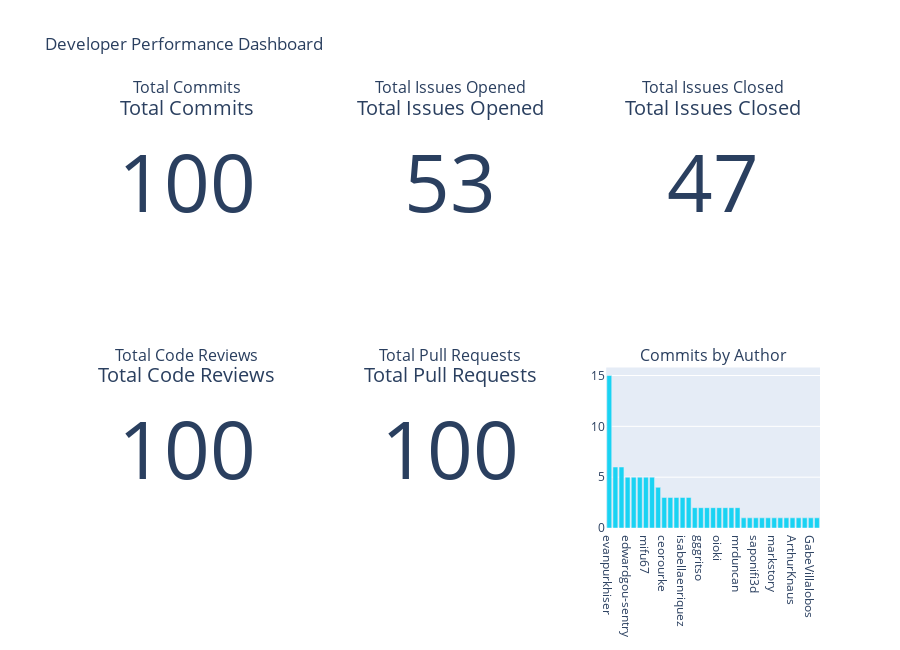
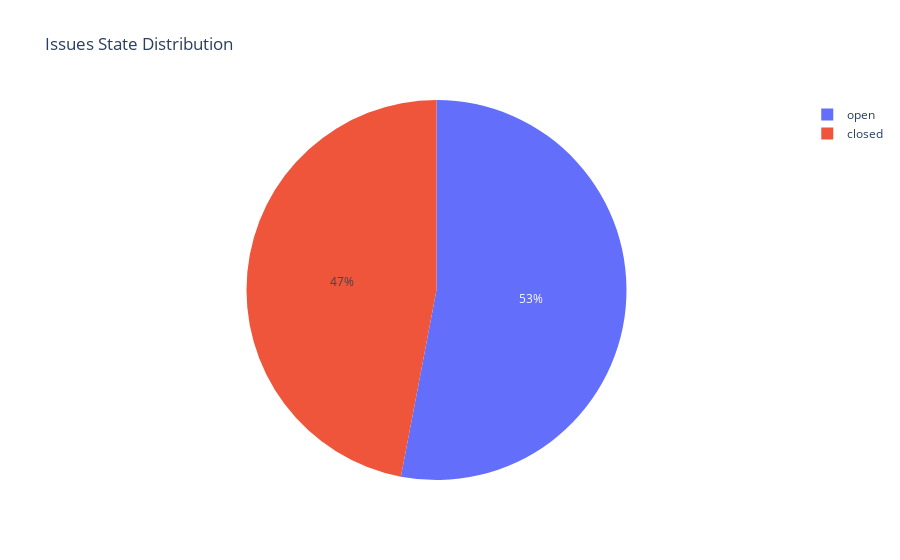
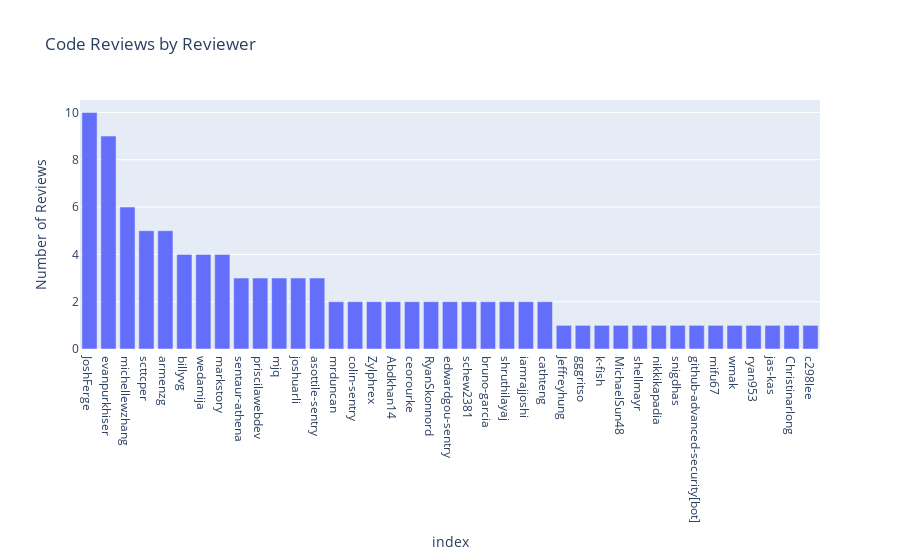
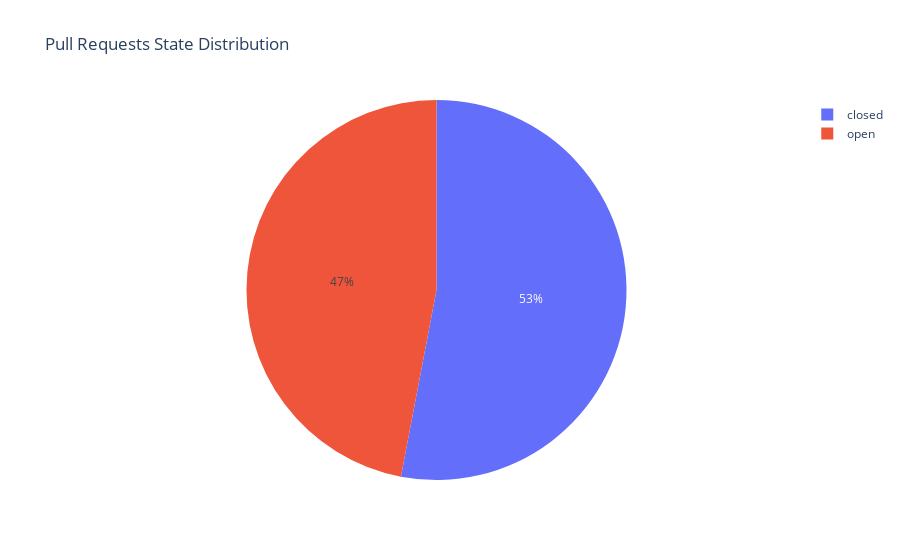

The cell these charts' notebook holds for them, in order:
### Code cell
import pandas as pd
import plotly.express as px
import plotly.graph_objects as go
from plotly.subplots import make_subplots

# Load data from CSV files
commits_df = pd.read_csv('commits.csv')
issues_df = pd.read_csv('issues.csv')
code_review_df = pd.read_csv('code_reviews.csv')
pull_request_df = pd.read_csv('pull_requests.csv')

# Calculate metrics
total_commits = commits_df.shape[0]
total_issues_opened = issues_df[issues_df['state'] == 'open'].shape[0]
total_issues_closed = issues_df[issues_df['state'] == 'closed'].shape[0]
total_code_reviews = code_review_df.shape[0]
total_pull_requests = pull_request_df.shape[0]

# Create subplot figure with 2 rows and 3 columns
fig = make_subplots(
    rows=2, cols=3,
    subplot_titles=("Total Commits", "Total Issues Opened", "Total Issues Closed",
                    "Total Code Reviews", "Total Pull Requests", "Commits by Author"),
    specs=[[{"type": "indicator"}, {"type": "indicator"}, {"type": "indicator"}],
           [{"type": "indicator"}, {"type": "indicator"}, {"type": "bar"}]]
)

# Add metrics to the figure
fig.add_trace(go.Indicator(mode="number", value=total_commits, title={"text": "Total Commits"}),
              row=1, col=1)
fig.add_trace(go.Indicator(mode="number", value=total_issues_opened, title={"text": "Total Issues Opened"}),
              row=1, col=2)
fig.add_trace(go.Indicator(mode="number", value=total_issues_closed, title={"text": "Total Issues Closed"}),
              row=1, col=3)
fig.add_trace(go.Indicator(mode="number", value=total_code_reviews, title={"text": "Total Code Reviews"}),
              row=2, col=1)
fig.add_trace(go.Indicator(mode="number", value=total_pull_requests, title={"text": "Total Pull Requests"}),
              row=2, col=2)

# Add bar chart for Commits by Author
commits_by_author = commits_df['author'].value_counts()
fig.add_trace(go.Bar(x=commits_by_author.index, y=commits_by_author.values, name='Commits by Author'),
              row=2, col=3)

# Update layout
fig.update_layout(height=650, width=900, title_text="Developer Performance Dashboard", showlegend=False)

# Show plot
fig.show()

# Additional charts
# Issues State Distribution (Pie Chart)
issues_state_counts = issues_df['state'].value_counts()
fig_issues_state = px.pie(issues_state_counts, values=issues_state_counts.values, names=issues_state_counts.index,
                         title='Issues State Distribution')
fig_issues_state.show()

# Code Reviews by Reviewer (Bar Chart)
reviews_by_reviewer = code_review_df['reviewer'].value_counts()
fig_reviews_by_reviewer = px.bar(reviews_by_reviewer, x=reviews_by_reviewer.index, y=reviews_by_reviewer.values,
                                 labels={'x': 'Reviewer', 'y': 'Number of Reviews'},
                                 title='Code Reviews by Reviewer')
fig_reviews_by_reviewer.show()

# Pull Requests State Distribution (Pie Chart)
pr_state_counts = pull_request_df['state'].value_counts()
fig_pr_state = px.pie(pr_state_counts, values=pr_state_counts.values, names=pr_state_counts.index,
                     title='Pull Requests State Distribution')
fig_pr_state.show()

### Figure 1 — Plotly figure (JSON) as saved in the notebook; plotly's stock layout.template omitted (floating-point values rounded to 4 significant figures)
{"data": [{"domain": {"x": [0, 0.2889], "y": [0.625, 1]}, "mode": "number", "title": {"text": "Total Commits"}, "type": "indicator", "value": 100}, {"domain": {"x": [0.3556, 0.6444], "y": [0.625, 1]}, "mode": "number", "title": {"text": "Total Issues Opened"}, "type": "indicator", "value": 53}, {"domain": {"x": [0.7111, 1], "y": [0.625, 1]}, "mode": "number", "title": {"text": "Total Issues Closed"}, "type": "indicator", "value": 47}, {"domain": {"x": [0, 0.2889], "y": [0, 0.375]}, "mode": "number", "title": {"text": "Total Code Reviews"}, "type": "indicator", "value": 100}, {"domain": {"x": [0.3556, 0.6444], "y": [0, 0.375]}, "mode": "number", "title": {"text": "Total Pull Requests"}, "type": "indicator", "value": 100}, {"name": "Commits by Author", "type": "bar", "x": ["evanpurkhiser", "MichaelSun48", "scttcper", "edwardgou-sentry", "asottile-sentry", "malwilley", "mifu67", "michellewzhang", "Zylphrex", "ceorourke", "0Calories", "cathteng", "isabellaenriquez", "jangjodi", "c298lee", "gggritso", "davidenwang", "shruthilayaj", "oioki", "wmak", "nhsiehgit", "mrduncan", "harshithadurai", "cmanallen", "saponifi3d", "Abdkhan14", "Christinarlong", "markstory", "elijames-codecov", "priscilawebdev", "ArthurKnaus", "loewenheim", "armenzg", "GabeVillalobos", "nikkikapadia"], "xaxis": "x", "y": [15, 6, 6, 5, 5, 5, 5, 5, 4, 3, 3, 3, 3, 3, 2, 2, 2, 2, 2, 2, 2, 2, 1, 1, 1, 1, 1, 1, 1, 1, 1, 1, 1, 1, 1], "yaxis": "y"}], "layout": {"annotations": [{"font": {"size": 16}, "showarrow": false, "text": "Total Commits", "x": 0.1444, "xanchor": "center", "xref": "paper", "y": 1, "yanchor": "bottom", "yref": "paper"}, {"font": {"size": 16}, "showarrow": false, "text": "Total Issues Opened", "x": 0.5, "xanchor": "center", "xref": "paper", "y": 1, "yanchor": "bottom", "yref": "paper"}, {"font": {"size": 16}, "showarrow": false, "text": "Total Issues Closed", "x": 0.8556, "xanchor": "center", "xref": "paper", "y": 1, "yanchor": "bottom", "yref": "paper"}, {"font": {"size": 16}, "showarrow": false, "text": "Total Code Reviews", "x": 0.1444, "xanchor": "center", "xref": "paper", "y": 0.375, "yanchor": "bottom", "yref": "paper"}, {"font": {"size": 16}, "showarrow": false, "text": "Total Pull Requests", "x": 0.5, "xanchor": "center", "xref": "paper", "y": 0.375, "yanchor": "bottom", "yref": "paper"}, {"font": {"size": 16}, "showarrow": false, "text": "Commits by Author", "x": 0.8556, "xanchor": "center", "xref": "paper", "y": 0.375, "yanchor": "bottom", "yref": "paper"}], "height": 650, "showlegend": false, "title": {"text": "Developer Performance Dashboard"}, "width": 900, "xaxis": {"anchor": "y", "domain": [0.7111, 1]}, "yaxis": {"anchor": "x", "domain": [0, 0.375]}}}

### Figure 2 — Plotly figure (JSON) as saved in the notebook; plotly's stock layout.template omitted (floating-point values rounded to 4 significant figures)
{"data": [{"domain": {"x": [0, 1], "y": [0, 1]}, "hovertemplate": "index=%{label}<br>value=%{value}<extra></extra>", "labels": ["open", "closed"], "legendgroup": "", "name": "", "showlegend": true, "type": "pie", "values": [53, 47]}], "layout": {"legend": {"tracegroupgap": 0}, "title": {"text": "Issues State Distribution"}}}

### Figure 3 — Plotly figure (JSON) as saved in the notebook; plotly's stock layout.template omitted (floating-point values rounded to 4 significant figures)
{"data": [{"alignmentgroup": "True", "hovertemplate": "index=%{x}<br>Number of Reviews=%{y}<extra></extra>", "legendgroup": "", "marker": {"color": "#636efa", "pattern": {"shape": ""}}, "name": "", "offsetgroup": "", "orientation": "v", "showlegend": false, "textposition": "auto", "type": "bar", "x": ["JoshFerge", "evanpurkhiser", "michellewzhang", "scttcper", "armenzg", "billyvg", "wedamija", "markstory", "sentaur-athena", "priscilawebdev", "mjq", "joshuarli", "asottile-sentry", "mrduncan", "colin-sentry", "Zylphrex", "Abdkhan14", "ceorourke", "RyanSkonnord", "edwardgou-sentry", "schew2381", "bruno-garcia", "shruthilayaj", "iamrajjoshi", "cathteng", "Jeffreyhung", "gggritso", "k-fish", "MichaelSun48", "shellmayr", "nikkikapadia", "snigdhas", "github-advanced-security[bot]", "mifu67", "wmak", "ryan953", "jas-kas", "Christinarlong", "c298lee"], "xaxis": "x", "y": [10, 9, 6, 5, 5, 4, 4, 4, 3, 3, 3, 3, 3, 2, 2, 2, 2, 2, 2, 2, 2, 2, 2, 2, 2, 1, 1, 1, 1, 1, 1, 1, 1, 1, 1, 1, 1, 1, 1], "yaxis": "y"}], "layout": {"barmode": "relative", "legend": {"tracegroupgap": 0}, "title": {"text": "Code Reviews by Reviewer"}, "xaxis": {"anchor": "y", "domain": [0, 1], "title": {"text": "index"}}, "yaxis": {"anchor": "x", "domain": [0, 1], "title": {"text": "Number of Reviews"}}}}

### Figure 4 — Plotly figure (JSON) as saved in the notebook; plotly's stock layout.template omitted (floating-point values rounded to 4 significant figures)
{"data": [{"domain": {"x": [0, 1], "y": [0, 1]}, "hovertemplate": "index=%{label}<br>value=%{value}<extra></extra>", "labels": ["closed", "open"], "legendgroup": "", "name": "", "showlegend": true, "type": "pie", "values": [53, 47]}], "layout": {"legend": {"tracegroupgap": 0}, "title": {"text": "Pull Requests State Distribution"}}}
